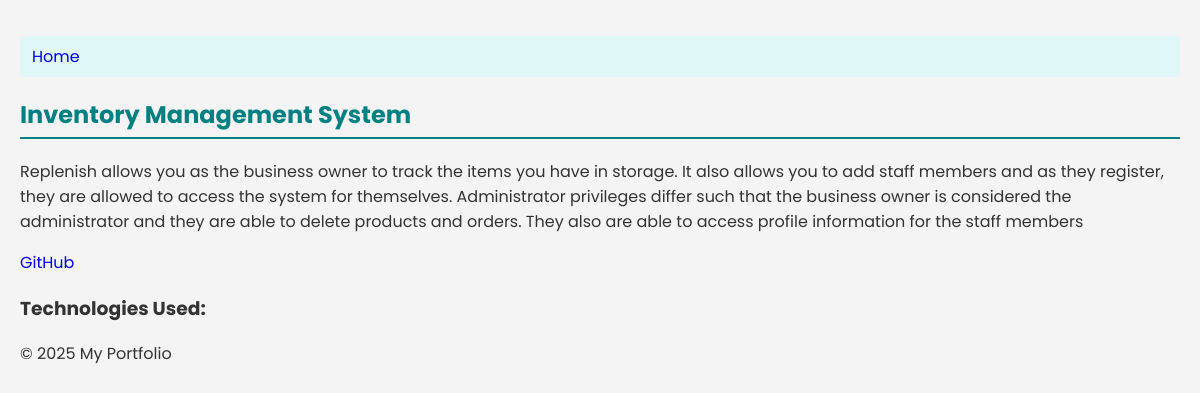
/project/1/, run on the app's committed database.
### portfolio_app/models.py (models this page shows, shortened)
class Project(models.Model):
    title = models.CharField(max_length=255)
    description = models.TextField()
    image = models.ImageField(upload_to='portfolio_app/static/portfolio_app/images/', blank=True, null=True)  # Project image
    github_link = models.URLField(blank=True, null=True)
    technologies = models.ManyToManyField(Skill) # Many-to-many with skills

### portfolio_app/views.py (the view)
# urls.py: path('project/<int:project_id>/', views.project_detail, name='project_detail'), # Project detail page
def project_detail(request, project_id):
    project = get_object_or_404(Project, pk=project_id)
    return render(request, 'portfolio_app/project_detail.html', {'project': project})

### portfolio_app/templates/portfolio_app/project_detail.html (shortened to what this page needs)
{% extends 'portfolio_app/base.html' %}
{% block content %}
    <h2>{{ project.title }}</h2>
    <p>{{ project.description }}</p>
    {% if project.github_link %}
        <a href="{{ project.github_link }}" target="_blank">GitHub</a>
    {% endif %}
    <h3>Technologies Used:</h3>
    {% endblock %}

### portfolio_app/static/portfolio_app/css/style.css (style rules this page uses)
body { font-family: 'Poppins', sans-serif; background-color: #f4f4f4; color: #333; margin: 0; padding: 20px; }
h1, h2 { color: #008080; border-bottom: 2px solid #008080; padding-bottom: 5px; }
a { text-decoration: none; }

### data on the page
Project: title "Inventory Management System", description "Replenish allows you as the business owner to track the items you have in storage. It also allows you to add staff members and as they register, they are allowed to access the system for themselves. Administrator privileges differ such that the business owner is considered the administrator and they are able to delete products and orders. They also are able to access profile information for the staff members"
